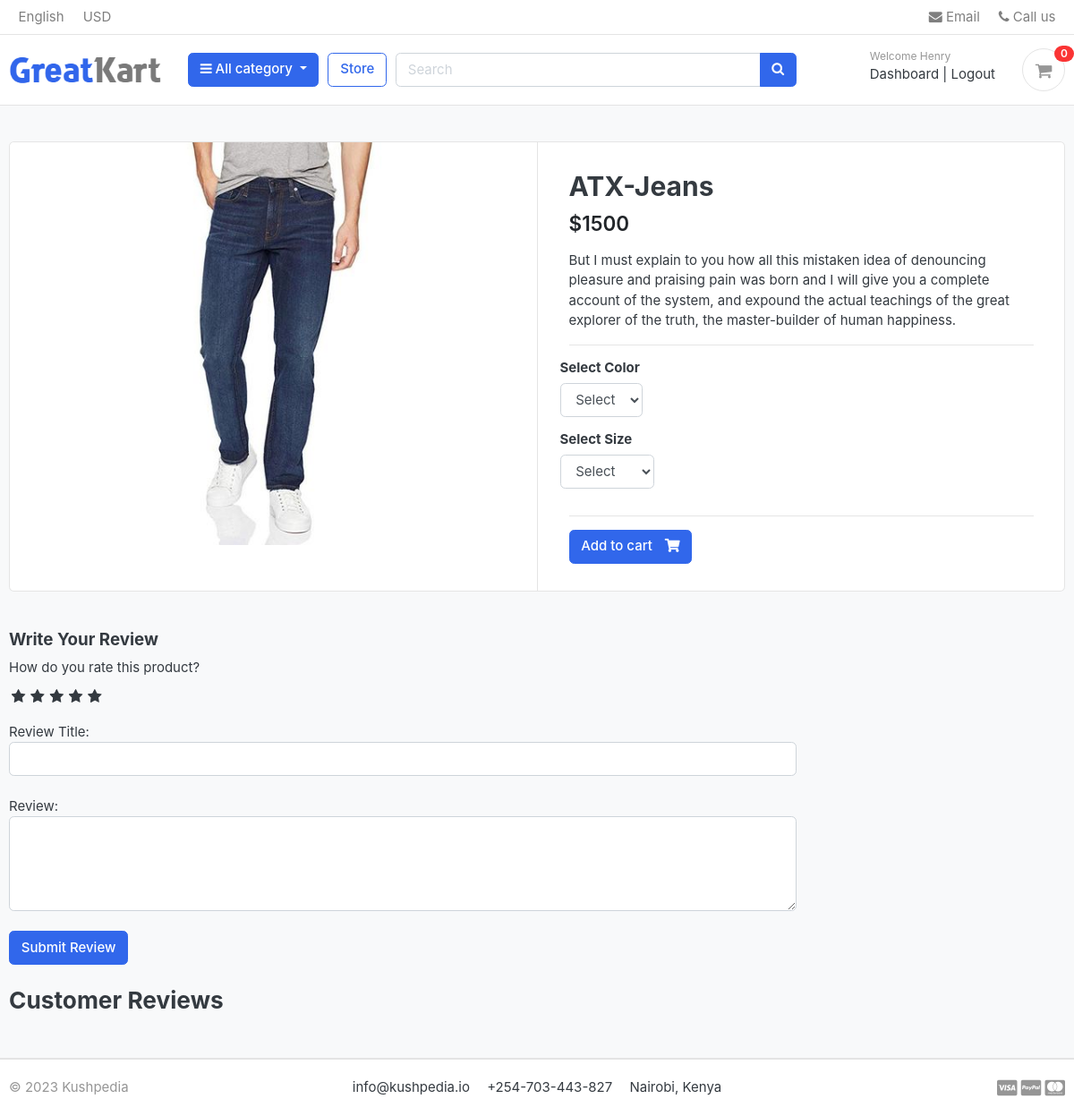
/store/category/jeans/ATX-Jeans/ (signed in), run on an earlier commit of the app's database.
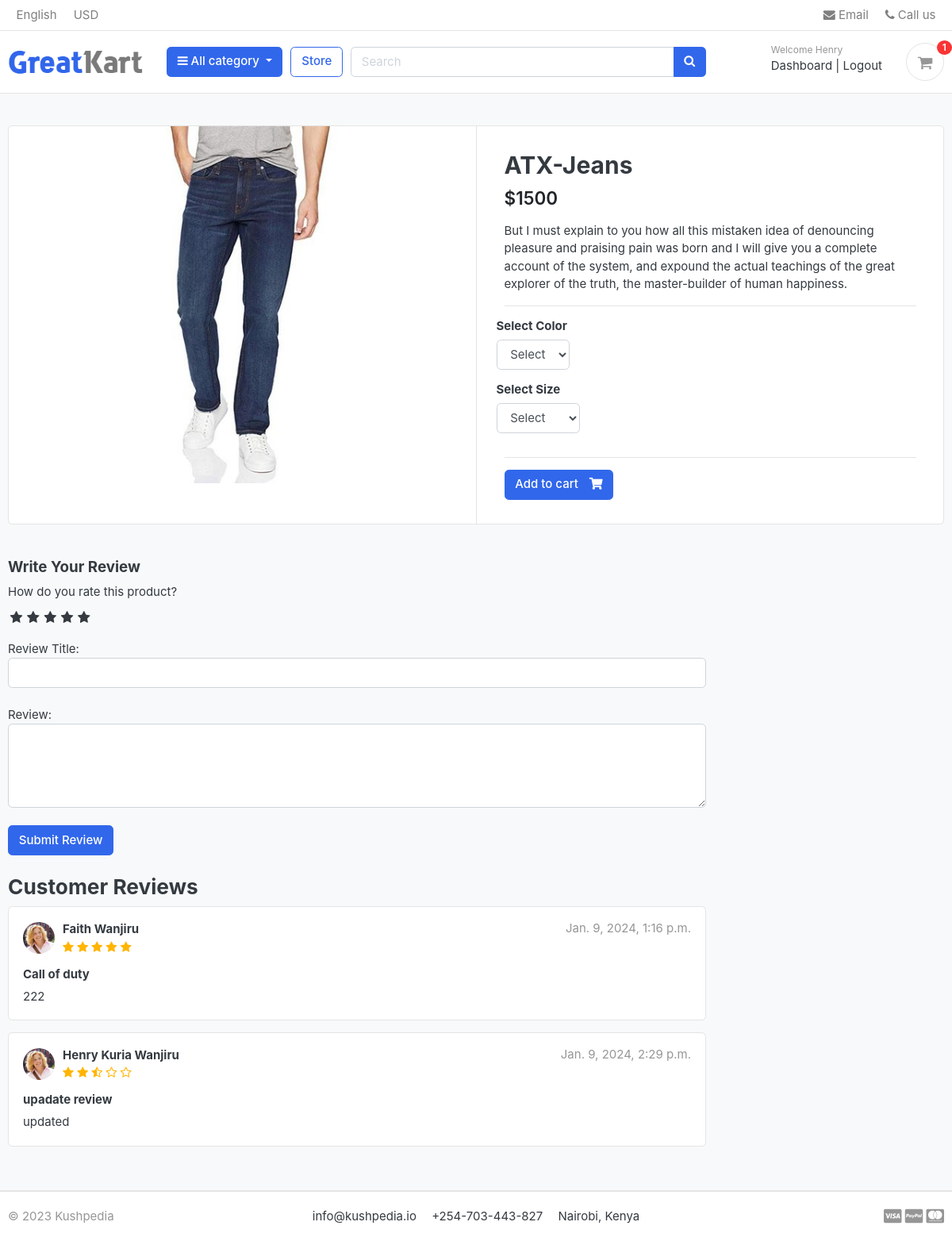
And on a later commit of the database.
### store/models.py (models this page shows, shortened)
class ReviewRating(models.Model):
    product = models.ForeignKey(Product, on_delete=models.CASCADE)
    user = models.ForeignKey(Account, on_delete=models.CASCADE)
    subject = models.CharField(max_length=100, blank=True)
    review = models.TextField(max_length=500, blank=True)
    rating = models.FloatField()
    ip = models.CharField(max_length=20, blank=True)
    status = models.BooleanField(default=True)
    created_at = models.DateTimeField(auto_now_add=True)
    updated_at = models.DateTimeField(auto_now=True)

### accounts/models.py (models this page shows, shortened)
class Account(AbstractBaseUser):
    first_name = models.CharField(max_length=100)
    last_name = models.CharField(max_length=100)
    username = models.CharField(max_length=100, unique=True)
    email = models.EmailField(max_length=50, unique=True)
    phone_number = models.CharField(max_length=50)
    date_joined = models.DateTimeField(auto_now_add=True)
    last_login = models.DateTimeField(auto_now_add=True)
    is_admin = models.BooleanField(default=False)
    is_staff = models.BooleanField(default=False)
    is_active = models.BooleanField(default=False)
    is_superadmin = models.BooleanField(default=False)
    USERNAME_FIELD = 'email'
    REQUIRED_FIELDS = ['username', 'first_name', 'last_name']
    objects = MyAccountManager()
    def full_name(self):
        return f'{self.first_name} {self.last_name}'

### store/views.py (the view)
# urls.py: path('category/<slug:category_slug>/<slug:product_slug>/', views.productDetails, name = "product_details"),
def productDetails(request,category_slug, product_slug):
    try:
        single_product = Product.objects.get(category__slug=category_slug, slug=product_slug)
        in_cart = CartItem.objects.filter(cart__cart_id=_cart_id(request), product=single_product).exists()
    except Exception as e:
        raise e
    try:
        orderproduct = OrderProduct.objects.filter(user = request.user, product_id = single_product.id ).exists()
    except OrderProduct.DoesNotExist:
        orderproduct = None
    reviews = ReviewRating.objects.filter(product_id = single_product.id, status = True)
    context = {
        'single_product':single_product,
        'in_cart' : in_cart,
        'orderproduct' : orderproduct,
        'reviews' : reviews,
    }
    return render(request, 'store/product_detail.html',context)

### carts/context_processors.py (called while the page is built)
def counter(request):
    cart_count = 0
    if 'admin' in request.path:
        return {}
    else:
        try:
            cart = Cart.objects.filter(cart_id=_cart_id(request))
            if request.user.is_authenticated:
                cart_items = CartItem.objects.all().filter(user = request.user)
            else:
                cart_items = CartItem.objects.all().filter(cart=cart[:1])
            for cart_item in cart_items:
                cart_count += cart_item.quantity
        except Cart.DoesNotExist:
            cart_count = 0
    return dict(cart_count = cart_count)

### carts/views.py (called while the page is built)
def _cart_id(request):
    cart = request.session.session_key
    if not cart:
        cart = request.session.create()
    return cart

### categoryApp/context_processors.py (called while the page is built)
def menu_links(request):
    links = Category.objects.all()
    return dict(links=links)

### categoryApp/models.py (called while the page is built)
    def get_url(self):
        return reverse('products_by_category', args=[self.slug])

### store/models.py (called while the page is built)
    def colors(self):
        return super(VariationManager, self).filter(variation_category='color', is_active=True)

    def sizes(self):
        return super(VariationManager, self).filter(variation_category='size', is_active=True)

### templates/store/product_detail.html (shortened to what the changed rows need)
{% extends 'base.html' %}
{% load static %}
{% block content %}
<section class="section-content padding-y bg">
    <div class="container">
    <div class="card">
        <div class="row no-gutters">
            <main class="col-md-6 border-left">
        <form action="{% url 'add_cart' single_product.id %}" method="POST">
                <article class="content-body">
                <h2 class="title">{{single_product.product_name}}</h2>
                </article>
        </form>
            </main>
        </div>
    </div>
    <br>
    <div class="row">
                <div class="col-md-9">
                <br>
            {% for review in reviews %}
        <article class="box mb-3">
            <div class="icontext w-100">
                <img src="{% static '/images/avatars/avatar1.jpg' %}" class="img-xs icon rounded-circle">
                <div class="text">
                    <span class="date text-muted float-md-right">{{review.updated_at}} </span>
                    <h6 class="mb-1">{{review.user.full_name}}</h6>
                    <div class="rating-star">
                        <span>
                            <i class="fa fa-star{% if review.rating == 0.5 %}-half-o{% elif review.rating < 1 %}-o {% endif %}" aria-hidden="true"></i>
                            <i class="fa fa-star{% if review.rating == 1.5 %}-half-o{% elif review.rating < 2 %}-o {% endif %}" aria-hidden="true"></i>
                            <i class="fa fa-star{% if review.rating == 2.5 %}-half-o{% elif review.rating < 3 %}-o {% endif %}" aria-hidden="true"></i>
                            <i class="fa fa-star{% if review.rating == 3.5 %}-half-o{% elif review.rating < 4 %}-o {% endif %}" aria-hidden="true"></i>
                            <i class="fa fa-star{% if review.rating == 4.5 %}-half-o{% elif review.rating < 5 %}-o {% endif %}" aria-hidden="true"></i>
                        </span>
                </div>
            </div>
            </div>
            <div class="mt-3">
                <h6>{{ review.subject }}</h6>
                <p>
                    {{review.review}}
                </p>
            </div>
        </article>
        {% endfor %}
        </div>
    </div>
    </div>
    </section>
{% endblock content %}

### templates/includes/navbar.html (shortened to what this page needs)
{% load static %}
<header class="section-header">
    <nav class="navbar p-md-0 navbar-expand-sm navbar-light border-bottom">
    <div class="container">
    <div class="collapse navbar-collapse" id="navbarTop4">
        <ul class="navbar-nav mr-auto">
        <li class="nav-item dropdown">
            <a href="#" class="nav-link">   English </a>
            </li>
            <li class="nav-item dropdown">
                <a href="#" class="nav-link"> USD </a>
            </li>
        </ul>
        <ul class="navbar-nav">
            <li><a href="#" class="nav-link"> <i class="fa fa-envelope"></i> Email </a></li>
            <li><a href="#" class="nav-link"> <i class="fa fa-phone"></i> Call us </a></li>
        </ul>
    </div>
    </div>
    </nav>
    <section class="header-main border-bottom">
        <div class="container">
    <div class="row align-items-center">
        <div class="col-lg-2 col-md-3 col-6">
            <a href="{% url 'home' %}" class="brand-wrap">
                <img class="logo" src="{% static './images/logo.png' %}">
            </a>
        </div>
        <div class="col-lg col-sm col-md col-6 flex-grow-0">
            <div class="category-wrap dropdown d-inline-block float-right">
                <button type="button" class="btn btn-primary dropdown-toggle" data-toggle="dropdown">
                    <i class="fa fa-bars"></i> All category
                </button>
            </div>
        </div>
        <a href="{% url 'store' %}" class="btn btn-outline-primary">Store</a>
        <div class="col-lg  col-md-6 col-sm-12 col">
            <form action="{% url 'search' %}" class="search" method="GET">
                <div class="input-group w-100">
                <input type="text" class="form-control" style="width:60%;" placeholder="Search" name="keyword">
                <div class="input-group-append">
                <button class="btn btn-primary" type="submit">
                <i class="fa fa-search"></i>
                </button>
                </div>
        </div>
            </form>
        </div>
        <div class="col-lg-3 col-sm-6 col-8 order-2 order-lg-3">
                    <div class="d-flex justify-content-end mb-3 mb-lg-0">
                        <div class="widget-header">
                            {% if user.id is not None %}
                            <small class="title text-muted">Welcome {{user.first_name}}</small>
                            <div>
                                <a href="{% url 'dashboard' %}">Dashboard</a> <span class="dark-transp"> | </span>
                                <a href="{% url 'logout' %}"> Logout</a>
                                {% else %}
                                <small class="title text-muted">Welcome guest!</small>
                                <div>
                                    <a href="{% url 'login' %}">Sign in</a> <span class="dark-transp"> | </span>
                                    <a href="{% url 'register' %}"> Register</a>
                                {% endif %}
                            </div>
                        </div>
                        <a href="{% url 'cart' %}" class="widget-header pl-3 ml-3">
                            <div class="icon icon-sm rounded-circle border"><i class="fa fa-shopping-cart"></i></div>
                            <span class="badge badge-pill badge-danger notify">{{cart_count}}</span>
                        </a>
                    </div>
                </div>
    </div>
        </div>
    </section>
    </header>

What changed in the data, as far as the page shows it:
added ReviewRating: updated_at "Jan. 9, 2024, 1:16 p.m.", user.full_name "Faith Wanjiru", rating 12 (drawn), subject "Call of duty", review "222"
added ReviewRating: updated_at "Jan. 9, 2024, 2:29 p.m.", user.full_name "Henry Kuria Wanjiru", rating 2.5 (drawn), subject "upadate review", review "updated"
Also different on the page:
{{ cart_count }}: "0" → "1"
